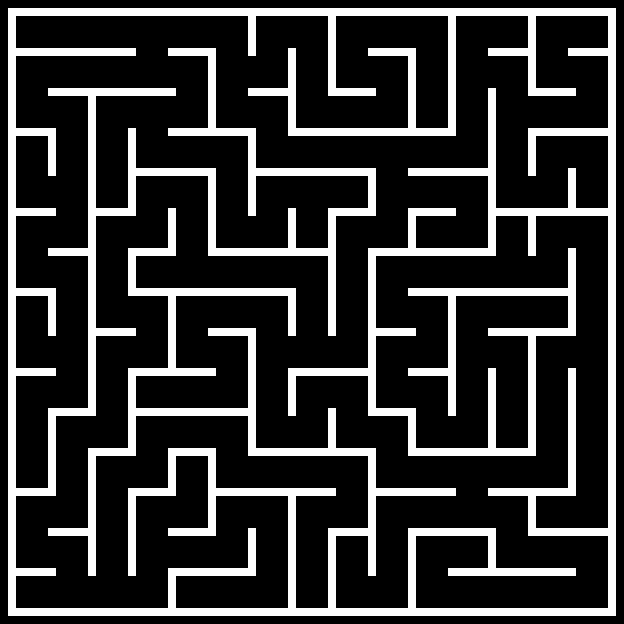

Tiled map render using the project's own tile images. Description and the map definition, with tile-layer contents summarised, below:
An orthogonal 78x78 tile map with 8x8 px tiles, 1 tile layer (Background) and 115 objects (4x Painter, Player, Checkpoint).

<map version="1.10" tiledversion="1.10.2" orientation="orthogonal" renderorder="right-down" width="78" height="78" tilewidth="8" tileheight="8" infinite="0" nextlayerid="4" nextobjectid="122">
 <tileset firstgid="1" source="Mazeball.tsx" />
 <layer id="1" name="Background" width="78" height="78">
  <data>[6084 cells, 1280 non-empty, 1 distinct tile ids]</data>
 </layer>
 <objectgroup id="2" name="Spawnpoints">
  <object id="115" name="Player" type="Player" x="297.25" y="16.75" width="30" height="30" />
  <object id="116" name="Painter" type="Painter" x="577.5" y="17.25" width="30" height="30">
   <properties>
    <property name="colour" value="Blue" />
   </properties>
  </object>
  <object id="117" name="Painter" type="Painter" x="537" y="497" width="30" height="30">
   <properties>
    <property name="colour" value="Green" />
   </properties>
  </object>
  <object id="119" name="Painter" type="Painter" x="177" y="577" width="30" height="30">
   <properties>
    <property name="colour" value="Red" />
   </properties>
  </object>
  <object id="118" name="Painter" type="Painter" x="17.5" y="17" width="30" height="30">
   <properties>
    <property name="colour" value="Yellow" />
   </properties>
  </object>
  <object id="121" name="Checkpoint" type="Checkpoint" x="296" y="593.75">
   <polygon points="0,0 32,0 32,14.5 0.5,14.75" />
  </object>
 </objectgroup>
 <objectgroup id="3" name="Walls">
  <object id="3" x="8.25" y="8.25">
   <polygon points="0,0 607.5,0.5 607.5,7.5 0.25,7.5" />
  </object>
  <object id="4" x="8" y="16.25">
   <polygon points="0,0 8,0.25 8.25,599.75 0,599.5" />
  </object>
  <object id="5" x="16.75" y="608.5">
   <polygon points="0,0 599,-0.25 599,7.25 0,7.25" />
  </object>
  <object id="6" x="608" y="607.5">
   <polygon points="0,0 7.75,0 7.5,-591 0.25,-591" />
  </object>
  <object id="7" x="17.25" y="568.5">
   <polygon points="0,0 39,-0.25 38.75,7.25 -0.75,7" />
  </object>
  <object id="8" x="48.5" y="529">
   <polygon points="0,0 39.25,-0.5 39.5,6.25 -0.75,6.75" />
  </object>
  <object id="9" x="168.25" y="607.75">
   <polygon points="0,0 7.5,0 7.5,-31.25 0,-31.75" />
  </object>
  <object id="10" x="168.5" y="528.75">
   <polygon points="0,0 47,-0.25 47.25,6.75 0,6.5" />
  </object>
  <object id="11" x="128.5" y="496">
   <polygon points="0,0 7,0.5 7.25,79.25 0.25,79.75" />
  </object>
  <object id="12" x="128.25" y="488">
   <polygon points="0,0 47.75,0.5 47.5,8 0.75,8" />
  </object>
  <object id="13" x="88.5" y="456.5">
   <polygon points="0,0 7.25,-0.25 7.5,119.75 -0.25,119.75" />
  </object>
  <object id="14" x="88.5" y="448.5">
   <polygon points="0,0 47,-0.25 47.25,7 0,7.25" />
  </object>
  <object id="15" x="168.25" y="448.5">
   <polygon points="0,0 47.75,-0.25 48,6.75 0.5,7.25" />
  </object>
  <object id="16" x="168.5" y="456.25">
   <polygon points="0,0 7.25,0.25 7.25,31.75 -0.25,31.75" />
  </object>
  <object id="17" x="208.75" y="456.5">
   <polygon points="0,0 7,-0.25 7,71.25 -0.5,71.75" />
  </object>
  <object id="18" x="168.5" y="568.75">
   <polygon points="0,0 87,-0.25 86.75,7 -0.5,7" />
  </object>
  <object id="19" x="248.25" y="528.5">
   <polygon points="0,0 7.25,-0.5 6.75,39.75 0,39.75" />
  </object>
  <object id="20" x="288" y="496.25">
   <polygon points="0,0 7.75,0 7.75,110.75 8,111 0.5,111" />
  </object>
  <object id="21" x="216.25" y="488.75">
   <polygon points="0,0 119.5,0 119.5,7 -0.25,7" />
  </object>
  <object id="22" x="328.25" y="528.75">
   <polygon points="0,0 40,-0.25 39.25,7.25 -0.25,7.5" />
  </object>
  <object id="23" x="328.25" y="537.5">
   <polygon points="0,0 7.5,0 7.75,70.25 -0.25,70" />
  </object>
  <object id="24" x="375.5" y="488.5">
   <polygon points="0,0 80.25,-0.25 80.25,7 0.5,7" />
  </object>
  <object id="25" x="408.5" y="529">
   <polygon points="0,0 87.5,-0.25 87.5,6.5 -0.25,6.75" />
  </object>
  <object id="26" x="488" y="536.5">
   <polygon points="0,0 7.5,-0.25 7.75,31 -0.25,31.25" />
  </object>
  <object id="27" x="408.25" y="607.5">
   <polygon points="0,0 7.75,0 7.5,-70.75 0,-71" />
  </object>
  <object id="28" x="367.5" y="575.5">
   <polygon points="0,0 8.25,-0.25 8.5,-119 0.75,-119.5" />
  </object>
  <object id="29" x="448.25" y="568.75">
   <polygon points="0,0 127.5,0 127.75,6.75 0,6.75" />
  </object>
  <object id="30" x="528.5" y="528">
   <polygon points="0,0 79.25,0.25 79.25,7.75 0,8.25" />
  </object>
  <object id="31" x="528" y="496.25">
   <polygon points="0,0 7.75,0 7.5,30.25 0,31.5" />
  </object>
  <object id="32" x="488.5" y="488">
   <polygon points="0,0 87,0.5 87.25,7.75 0,8" />
  </object>
  <object id="33" x="568" y="487.5">
   <polygon points="0,0 7.75,-0.25 7.75,-119 0.25,-119" />
  </object>
  <object id="34" x="488.25" y="447.25">
   <polygon points="0,0 7.25,0 7.5,-79 0.25,-79" />
  </object>
  <object id="35" x="408.75" y="448.5">
   <polygon points="0,0 127.5,-0.25 127.5,6.75 -1.25,6.75" />
  </object>
  <object id="36" x="408.5" y="416.75">
   <polygon points="0,0 7.25,0 6.75,31 -0.25,31" />
  </object>
  <object id="37" x="368" y="408.5">
   <polygon points="0,0 48.25,-0.25 48.25,8 0.25,7.25" />
  </object>
  <object id="38" x="528.5" y="447.25">
   <polygon points="0,0 7.25,0.25 7.5,-110.25 -0.5,-110.5" />
  </object>
  <object id="39" x="248.25" y="448.25">
   <polygon points="0,0 127.5,0.25 127,7.75 0.25,7.75" />
  </object>
  <object id="40" x="328" y="447.25">
   <polygon points="0,0 7.75,-0.25 7.75,-38.75 0,-38.75" />
  </object>
  <object id="42" x="288.5" y="376.25">
   <polygon points="0,0 7.25,0 7.5,39.25 0,39.5" />
  </object>
  <object id="43" x="135.75" y="408.5">
   <polygon points="0,0 112.5,-0.25 112.5,7 0,7.5" />
  </object>
  <object id="44" x="248.25" y="448">
   <polygon points="0,0 8,-0.5 7.5,-111.5 -0.5,-111.25" />
  </object>
  <object id="45" x="128.5" y="448.25">
   <polygon points="0,0 7,0 7.25,-71.75 0,-72.5" />
  </object>
  <object id="46" x="128.25" y="368.5">
   <polygon points="0,0 0.25,7.25 87.25,6.5 87.25,-0.25" />
  </object>
  <object id="47" x="48" y="408.5">
   <polygon points="0,0 47.5,-0.25 47.75,6.75 0.25,7.25" />
  </object>
  <object id="48" x="48.75" y="416.5">
   <polygon points="0,0 7.25,0.25 6.75,71.25 -0.75,71.5" />
  </object>
  <object id="49" x="16.5" y="488.25">
   <polygon points="0,0 39.5,0.75 39,8 0,8" />
  </object>
  <object id="50" x="16.25" y="368">
   <polygon points="0,0 39.75,0 39.25,8.5 0.5,7.75" />
  </object>
  <object id="51" x="16.25" y="288">
   <polygon points="0,0 39.5,0.25 39.5,7.25 0.25,7.5" />
  </object>
  <object id="52" x="48.25" y="296.25">
   <polygon points="0,0 7.5,-0.5 7.5,39.25 -0.25,39.5" />
  </object>
  <object id="53" x="88" y="407.75">
   <polygon points="0,0 7.5,0.5 8,-312 0.25,-311.25" />
  </object>
  <object id="54" x="96.5" y="328.75">
   <polygon points="0,0 39.25,-0.5 39.5,6.75 -0.75,6.75" />
  </object>
  <object id="55" x="168.5" y="296.5">
   <polygon points="0,0 7.25,0 7,71.75 0,71.5" />
  </object>
  <object id="56" x="128.5" y="288.5">
   <polygon points="0,0 167.25,0 167.75,7 0,7" />
  </object>
  <object id="57" x="208.75" y="328.25">
   <polygon points="0,0 47,0 46.75,8 -0.5,7.25" />
  </object>
  <object id="58" x="288.5" y="296.25">
   <polygon points="0,0 7.5,0 7.75,39.25 0,39.5" />
  </object>
  <object id="60" x="288.25" y="368.75">
   <polygon points="0,0 79.75,-0.75 80,7 -0.5,7" />
  </object>
  <object id="61" x="368.25" y="408.25">
   <polygon points="0,0 8,0 7.75,-151.5 -0.25,-152" />
  </object>
  <object id="62" x="376.5" y="328">
   <polygon points="0,0 39.25,0.25 39.25,7.5 0,8" />
  </object>
  <object id="63" x="328.5" y="335.5">
   <polygon points="0,0 7.75,0.5 7,-119.25 -0.25,-118.75" />
  </object>
  <object id="64" x="408.75" y="369">
   <polygon points="0,0 38.75,-1 39,6.75 -0.75,6.75" />
  </object>
  </objectgroup>
</map>
<!-- 49 of 115 objects omitted -->
